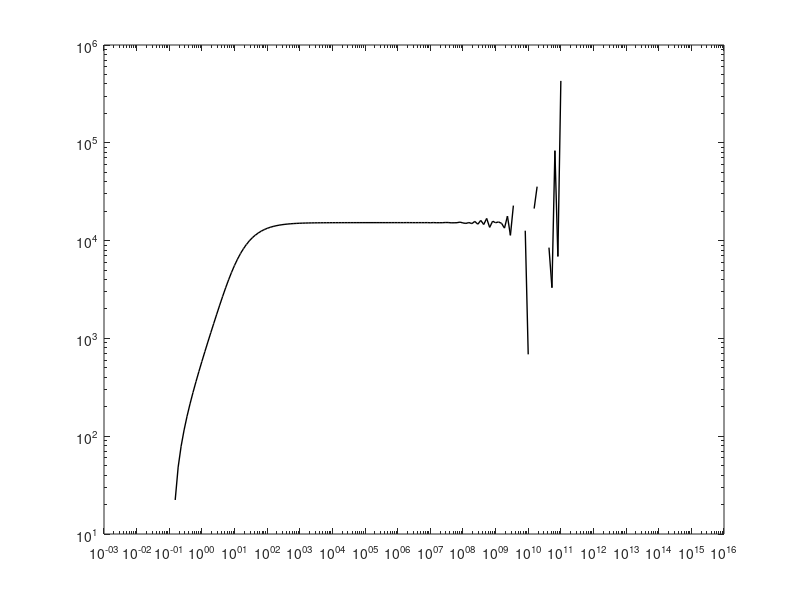

Write the MATLAB code that produced this figure. (Note: this script raises an error after producing the figure.)
clear 
clc
% Parameter value
M=20;
m=10^10;
%Velocity of the left wing of the crack
vnfl=5.5;
%Velocity of the right wing of the crack
vnfr=6;
%The velocity of section m - b of the shaft
vne=5.8;
%Velocity of the vertical section of the wellbore
vew=5.6;
zetanfl=2;
zetanfr=2.5;
H=15;
anfl=-1;
anfr=-1;
bnfl=1;
bnfr=2;
cnfl=5;
cnfr=1;
dnfl=10;
dnfr=4;
enfl=1;
enfr=10;
kanfl=1;
kanfr=10;
wnfl=10;
wnfr=1;
D =5.2*10^(-4);
xnf=0.01;
z=0;
%the right wing of the crack
Lnfr=0.2;
%the left wing of the crack
Lnfl=0.25;
%Horizontal section length
L=1;
Aw=-1.9;
Bw=1.8;
An=10;
Bn=3;
eata=1;
for i=1:200
    t(i)=0.001*10^(9*i/99);
end
La = length(t);

% Code for  v(j)(equation (30))
V = zeros(1,M);
for j=1:M
   
    V(j)=0;
    for k=fix((j+1)/2):1:min(j,M/2)
                  V(j)=V(j) + k^(M/2) * factorial (2*k+1) / (factorial(M/2-k+1) * factorial(k+1) * factorial(k) * factorial(j-k+1) * factorial(2*k-j+1));% 改进

    end
    V(j)=(-1)^(M/2+j)*V(j);
end


%Inverse the pressure in Laplace space to real space
for k=1:5
   for i=1:La
      ft(i,k)=0;
      u=log(2)/t(i);
      for j=1:M
     s=j*u;
       %The characteristic root of the left wing of the first or the n-th crack,equation（27）-（28）
       lambda1nfl=(vnfl+sqrt(vnfl^2+4*D*(s+zetanfl)))/(2*D);
       lambda2nfl=(vnfl-sqrt(vnfl^2+4*D*(s+zetanfl)))/(2*D);
       %The characteristic root parameters of the left wing of the first or mth crack
       lambda1nfla=(vnfl+sqrt(vnfl^2+4*D*(s+zetanfl-anfl/eata)))/(2*D);
       lambda2nfla=(vnfl-sqrt(vnfl^2+4*D*(s+zetanfl-anfl/eata)))/(2*D);
       %The characteristic roots of the right wing of the first or the n-th crack,equation（36）-（37） 
       lambda1nfr=(vnfr+sqrt(vnfr^2+4*D*(s+zetanfr)))/(2*D);
       lambda2nfr=(vnfr-sqrt(vnfr^2+4*D*(s+zetanfr)))/(2*D);
       %Characteristic root parameters of the right-wing features of the first or n cracks-anfl/eata，
       lambda1nfra=(vnfr+sqrt(vnfr^2+4*D*(s+zetanfr-anfr/eata)))/(2*D);
       lambda2nfra=(vnfr-sqrt(vnfr^2+4*D*(s+zetanfr-anfr/eata)))/(2*D);
       %The characteristic root from the first or the n-th crack to the bottom end of the vertical wellbore,equation（55）-（56） 
       lambda1ne=(vne+sqrt(vne^2+4*D*s))/(2*D);
       lambda2ne=(vne-sqrt(vne^2+4*D*s))/(2*D);
       %The characteristic root from the bottom of the vertical wellbore to the wellhead,quation（60）-（61） 
       lambda1ew=(vew+sqrt(vew^2+4*D*s))/(2*D);
       lambda2ew=(vew-sqrt(vew^2+4*D*s))/(2*D);
       %equation（64）
       znfl=-(1-1/(2*m))*Lnfl;%(16)
       gnfl=cnfl*xnf./L+dnfl*znfl/Lnfl+wnfl;
       %equation（66）
       znfr=(1-1/(2*m))*Lnfr;%(17)
       gnfr=cnfr*xnf./L+dnfr*znfr/Lnfr+wnfr;
       %equation（69）beta2nl(s)
       beta2nl=((exp(gnfl)*((kanfl*(-lambda1nfla*znfl-1)/(lambda1nfla^2)-(bnfl*xnf+enfl)/lambda1nfla))/(lambda1nfla-lambda2nfla)...
              +exp(gnfl)*((kanfl*(-lambda2nfla*znfl-1)/(lambda2nfla^2)-(bnfl*xnf+enfl)/lambda2nfla))/(lambda2nfla-lambda1nfla))...
              +znfl*(lambda1nfl*((kanfl*(-lambda1nfl*znfl-1)/(lambda1nfl^2)-(bnfl*xnf+enfl)/lambda1nfl))/(lambda1nfl-lambda2nfl)...
              +lambda2nfl*((kanfl*(-lambda2nfl*znfl-1)/(lambda2nfl^2)-(bnfl*xnf+enfl)/lambda2nfl))/(lambda2nfl-lambda1nfl)))...
              *(-znfl*lambda2nfl*exp(lambda2nfl*znfl)+exp(lambda2nfla*znfl+gnfl-anfl/eata))^(-1);

       %equation（70）betanr2(s)
       beta2nr=((exp(gnfr)*((kanfr*(-lambda1nfra*znfr-1)/(lambda1nfra^2)-(bnfr*xnf+enfr)/lambda1nfra))/(lambda1nfra-lambda2nfra)...
              +exp(gnfr)*((kanfr*(-lambda2nfra*znfr-1)/(lambda2nfra^2)-(bnfr*xnf+enfr)/lambda2nfra))/(lambda2nfra-lambda1nfra))...
              +znfr*(lambda1nfr*((kanfr*(-lambda1nfr*znfr-1)/(lambda1nfr^2)-(bnfr*xnf+enfr)/lambda1nfr))/(lambda1nfr-lambda2nfr)...
              +lambda2nfr*((kanfr*(-lambda2nfr*znfr-1)/(lambda2nfr^2)-(bnfr*xnf+enfr)/lambda2nfr))/(lambda2nfr-lambda1nfr)))...
              *(-znfr*lambda2nfr*exp(lambda2nfr*znfr)+exp(lambda2nfra*znfr+gnfr-anfr/eata))^(-1);

       %Concentration on the left wing of the first or n-th crack,equation（67）
       Cnfl=beta2nl*exp(lambda2nfl*z)+(kanfl*(-lambda1nfl*z-1)/(lambda1nfl^2)-(bnfl*xnf+enfl)/lambda1nfl)/(lambda2nfl-lambda1nfl)...
             +(kanfl*(-lambda2nfl*z-1)/(lambda2nfl^2)-(bnfl*xnf+enfl)/lambda2nfl)/(lambda1nfl-lambda2nfl);
       %The concentration on the right wing of the first or n-th crack,equation（68）
       Cnfr=beta2nr*exp(lambda2nfr*z)+(kanfr*(-lambda1nfr*z-1)/(lambda1nfr^2)-(bnfr*xnf+enfr)/lambda1nfr)/(lambda2nfr-lambda1nfr)...
             +(kanfr*(-lambda2nfr*z-1)/(lambda2nfr^2)-(bnfr*xnf+enfr)/lambda2nfr)/(lambda1nfr-lambda2nfr);
       %Concentration at the bottom of the wellbore,equation（73）
       Cne=exp(lambda2ne*L)*((Cnfl+ Cnfr)/2+(An+Bn*lambda1ne)/((lambda2ne-lambda1ne)*lambda1ne^2)+(An+Bn*lambda2ne)/((lambda1ne-lambda2ne)*lambda2ne^2))...
           -(An*lambda1ne*L+An+Bn*lambda1ne)/((lambda2ne-lambda1ne)*lambda1ne^2)-(An*lambda2ne*L+An+Bn*lambda2ne)/((lambda1ne-lambda2ne)*lambda2ne^2);
       %Concentration of pollutant at the wellhead in Laplace-space ,equation（74）
       Cew=exp(lambda2ew*H)*(Cne+(Aw+Bw*lambda1ew)/((lambda2ew-lambda1ew)*lambda1ew^2)+(Aw+Bw*lambda2ew)/((lambda1ew-lambda2ew)*lambda2ew^2))...
           -(Aw*lambda1ew*H+Aw+Bw*lambda1ew)/((lambda2ew-lambda1ew)*lambda1ew^2)-(Aw*lambda2ew*L+Aw+Bw*lambda2ew)/((lambda1ew-lambda2ew)*lambda2ew^2);
       %Concentration of pollutant at the wellhead in real-space, equation(75)
       ft(i,k) =  ft(i,k) + V(j) *(Cew);
      end
     ft(i,k)=ft(i,k)*u;
   end
end
% Double logarithmic curves of concentration of pollutant at the wellhead in real-space 
loglog(t,ft(:,1), 'k-','Linewidth',1.)
hold on 

filename='1.xlsx';
A=xlsread(filename);
m=A(:,1);
n=A(:,2);
plot(m,n,'r*');
hold on

axis([10^(0) 10^(4) 580 10^(4.7)]);
xlabel({'$$t (h)$$ ','','Figure 8 Concentration curves of the effect of $$\mu_{e,w}(0,0,H,t)$$'},'FontName','Times New Roman','FontSize',10,'Interpreter','latex') 
ylabel('$$\mu_{ew} (mg/L)$$' ,'FontName','Times New Roman','FontSize',10,'Interpreter','latex')
legend('$$ \mu_{ew} $$','$$ Actual\ data $$','Interpreter','latex')
grid on  